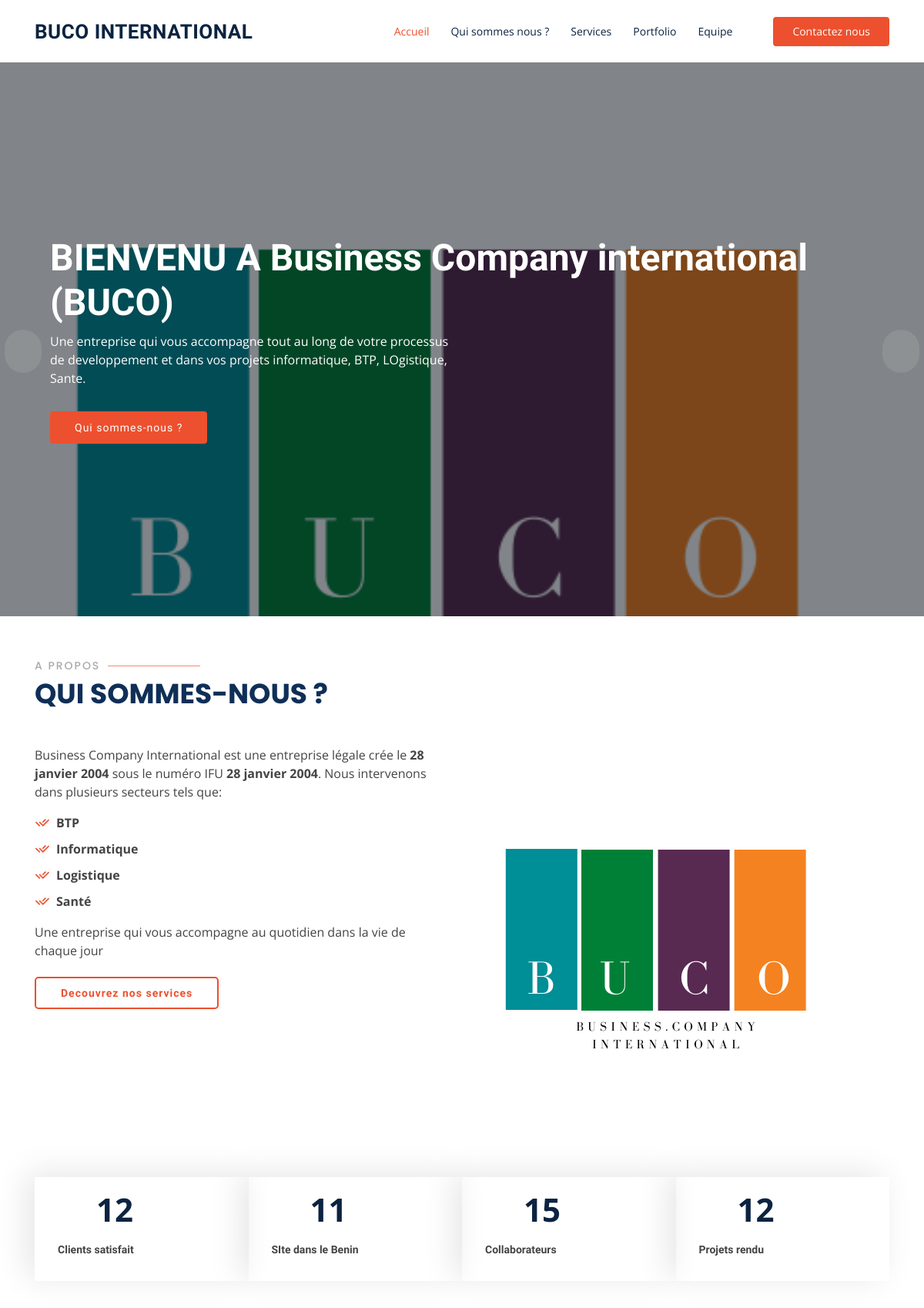
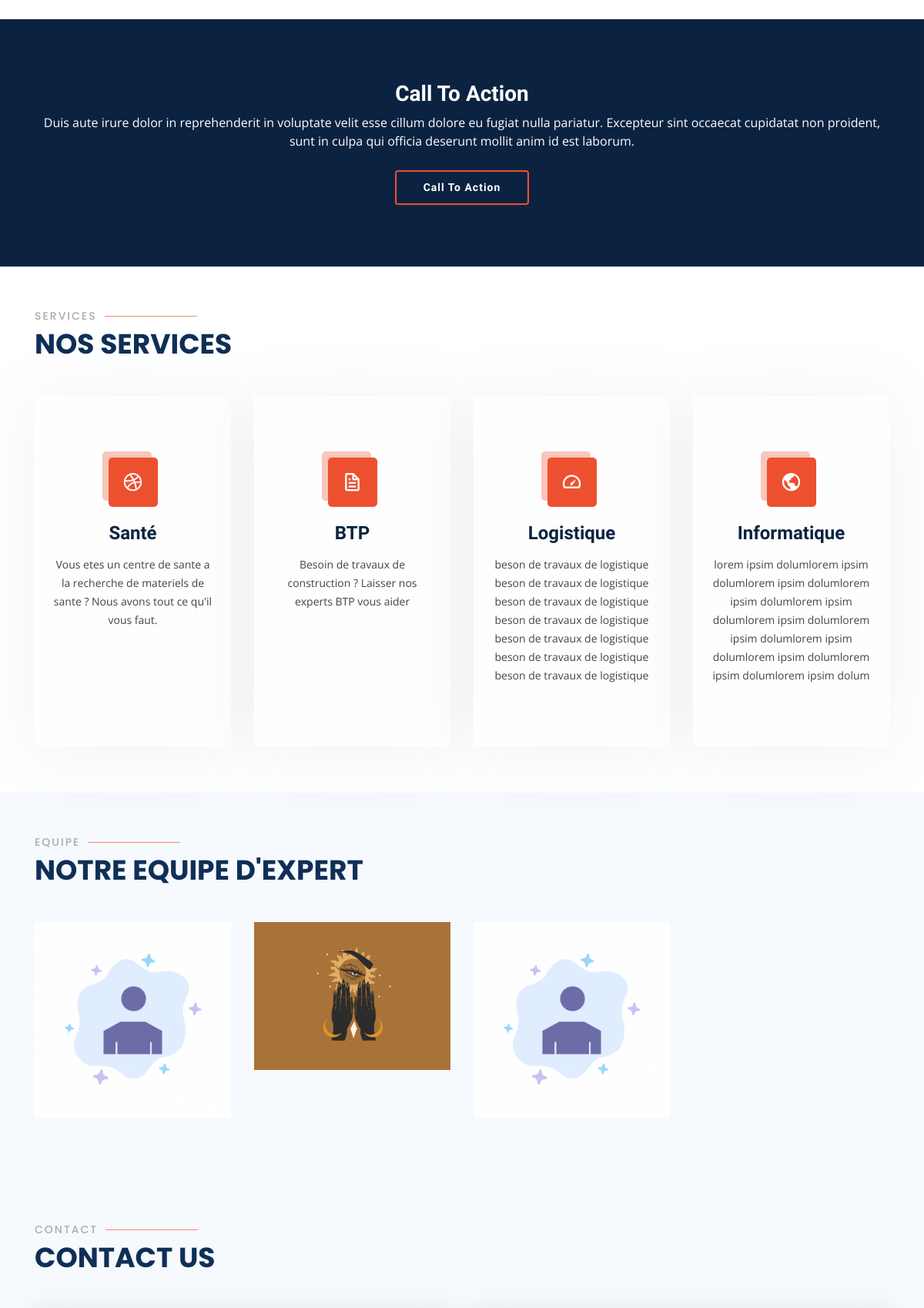
The page / (upper part) on the database its author committed (2 pictures, top to bottom).
### landinpage/models.py (models this page shows, shortened)
class MainSection(models.Model):
    title = models.CharField(max_length=200)
    description = models.TextField()
    img = models.ImageField(upload_to='images')

class Sector(models.Model):
    title = models.CharField(max_length=50)
    def __str__(self):
        return self.title

class Stat(models.Model):
    title = models.CharField(max_length=300)
    number = models.IntegerField()

class Service(models.Model):
    title = models.CharField(max_length=150)
    description = models.TextField()
    def get_absolute_url(self):
        return reverse('landinpage:portofolio', args=[self.title])

class Team(models.Model):
    name = models.CharField(max_length=250)
    fonction = models.CharField(max_length=200)
    sector = models.ForeignKey(Sector, on_delete=models.CASCADE, related_name='team')
    team_img = models.ImageField(upload_to='team')

### landinpage/views.py (the view)
# urls.py: path('', views.index, name='index'),
def index(request):
    sections = MainSection.objects.all()
    sectors = Sector.objects.order_by('title')
    stats = Stat.objects.all()
    services = Service.objects.all()
    teams = Team.objects.all()
    infos = BucoInfo.objects.first()
    sent = False
    if request.method == 'POST':
        form = EmailPostForm(request.POST)
        if form.is_valid():
            cd = form.cleaned_data
            subject = f"Mail de :{cd['name']}" + f' Objet du message:' + cd['subject']
            message = cd['message']
            email = cd['email']
            send_mail(subject, message, email, ['buco@gmail.com'])
            sent = True
    else:
        form = EmailPostForm()
    data = {
            'sections': sections,
            'sectors': sectors,
            'stats': stats,
            'services': services,
            'teams': teams,
            'infos': infos,
            'sent': sent,
            'form': form,
        }
    return render(request, 'landinpage/index.html', data)

### landinpage/templates/landinpage/index.html (shortened to what this page needs)
{% extends "landinpage/base.html" %}
{% load static %}
{% block hero %}
  <section id="hero">
    <div id="heroCarousel" class="carousel slide carousel-fade" data-ride="carousel">
      <div class="carousel-inner" role="listbox">
        {% for section in sections %}
          <div class="carousel-item active" style="background-image: url({{section.img.url}})">
            <div class="carousel-container">
              <div class="container">
                <h2 class="animate__animated animate__fadeInDown"> {{section.title}} </h2>
                <p class="animate__animated animate__fadeInUp">{{section.description}}.</p>
                <a href="#about" class="btn-get-started animate__animated animate__fadeInUp scrollto">Qui sommes-nous &#63;</a>
              </div>
            </div>
          </div>
        {% endfor %}
      </div>
      <a class="carousel-control-prev" href="#heroCarousel" role="button" data-slide="prev">
        <span class="carousel-control-prev-icon icofont-simple-left" aria-hidden="true"></span>
      </a>
      <a class="carousel-control-next" href="#heroCarousel" role="button" data-slide="next">
        <span class="carousel-control-next-icon icofont-simple-right" aria-hidden="true"></span>
      </a>
    </div>
  </section>
{% endblock %}
{% block main %}
    <section id="about" class="about">
      <div class="container" data-aos="fade-up">
        <div class="section-title">
          <h2>A propos</h2>
          <p>Qui sommes-nous &#63;</p>
        </div>
        <div class="row content">
          <div class="col-lg-6">
            <p>
              Business Company International est une entreprise l&eacute;gale cr&eacute;e le <b>28 janvier 2004</b>
              sous le num&eacute;ro IFU <b>28 janvier 2004</b>.
              Nous intervenons dans plusieurs secteurs tels que:
            </p>
            <ul>
              {% for sector  in sectors %}
                <li><i class="ri-check-double-line"></i> <b> {{ sector.title }}  </b></li>
              {% endfor %}
            </ul>
            <p>
              Une entreprise qui vous accompagne au quotidien dans la vie de chaque jour
            </p>
            <a href="#services" class="btn-learn-more">Decouvrez nos services</a>
          </div>
          <div class="col-lg-6 pt-4 pt-lg-0">
            <p>
              <img src=" {% static 'img/logo.png' %}" class="responsive">
            </p>
          </div>
        </div>
      </div>
    </section>
    <section id="counts" class="counts">
      <div class="container" data-aos="fade-up">
        <div class="row no-gutters">
          <div class="col-lg-3 col-md-6 d-md-flex align-items-md-stretch">
            <div class="count-box">
              <i class="icofont-simple-smile"></i>
              <span data-toggle="counter-up"> {{stats.0.number}} </span>
              <p><strong>{{stats.0.title}}</strong> </p>
            </div>
          </div>
          <div class="col-lg-3 col-md-6 d-md-flex align-items-md-stretch">
            <div class="count-box">
              <i class="icofont-document-folder"></i>
              <span data-toggle="counter-up">{{stats.1.number}}</span>
              <p><strong>{{stats.1.title}}</strong> </p>
            </div>
          </div>
          <div class="col-lg-3 col-md-6 d-md-flex align-items-md-stretch">
            <div class="count-box">
              <i class="icofont-live-support"></i>
              <span data-toggle="counter-up">{{stats.2.number}}</span>
              <p><strong>{{stats.2.title}}</strong> </p>
            </div>
          </div>
          <div class="col-lg-3 col-md-6 d-md-flex align-items-md-stretch">
            <div class="count-box">
              <i class="icofont-users-alt-5"></i>
              <span data-toggle="counter-up">{{stats.3.number}}</span>
              <p><strong>{{stats.3.title}}</strong> </p>
            </div>
          </div>
        </div>
      </div>
    </section>
    <section id="cta" class="cta">
      <div class="container" data-aos="zoom-in">
        <div class="text-center">
          <h3>Call To Action</h3>
          <p> Duis aute irure dolor in reprehenderit in voluptate velit esse cillum dolore eu fugiat nulla pariatur. Excepteur sint occaecat cupidatat non proident, sunt in culpa qui officia deserunt mollit anim id est laborum.</p>
          <a class="cta-btn" href="#">Call To Action</a>
        </div>
      </div>
    </section>
    <section id="services" class="services">
      <div class="container" data-aos="fade-up">
        <div class="section-title">
          <h2>Services</h2>
          <p>NOS SERVICES</p>
        </div>
        <div class="row">
         <a href="{{ services.0.get_absolute_url }}">
            <div class="col-lg-3 col-md-6 d-flex align-items-stretch" data-aos="zoom-in" data-aos-delay="100">
              <div class="icon-box">
                <div class="icon"><i class="bx bxl-dribbble"></i></div>
                <h4><a href="{{ services.0.get_absolute_url }}">{{services.0.title}}</a></h4>
                <p>{{services.0.description}} </p>
              </div>
            </div>
          </a>
          <a href="{{ services.1.get_absolute_url }}">
            <div class="col-lg-3 col-md-6 d-flex align-items-stretch" data-aos="zoom-in" data-aos-delay="100">
              <div class="icon-box">
                <div class="icon"><i class="bx bx-file"></i></div>
                <h4><a href="{{ services.1.get_absolute_url }}">{{services.1.title}}</a></h4>
                <p>{{services.1.description}} </p>
              </div>
            </div>
          </a>
           <a href="{{ services.2.get_absolute_url }}">
            <div class="col-lg-3 col-md-6 d-flex align-items-stretch" data-aos="zoom-in" data-aos-delay="100">
              <div class="icon-box">
                <div class="icon"><i class="bx bx-tachometer"></i></div>
                <h4><a href="{{ services.2.get_absolute_url }}">{{services.2.title}}</a></h4>
                <p>{{services.2.description}} </p>
              </div>
            </div>
          </a>
           <a href="{{ services.3.get_absolute_url }}">
            <div class="col-lg-3 col-md-6 d-flex align-items-stretch" data-aos="zoom-in" data-aos-delay="100">
              <div class="icon-box">
                <div class="icon"><i class="bx bx-world"></i></div>
                <h4><a href="{{ services.3.get_absolute_url }}">{{services.3.title}}</a></h4>
                <p>{{services.3.description}} </p>
              </div>
            </div>
          </a>
        </div>
      </div>
    </section>
    <section id="team" class="team section-bg">
      <div class="container" data-aos="fade-up">
        <div class="section-title">
          <h2>Equipe</h2>
          <p>NOTRE EQUIPE D'EXPERT</p>
        </div>
        <div class="row">
          {% for member in teams  %}
            <div class="col-xl-3 col-lg-4 col-md-6">
              <div class="member" data-aos="zoom-in" data-aos-delay="100">
                <img src="{{member.team_img.url}} " class="img-fluid" alt="">
              </div>
            </div>
          {% endfor %}
        </div>
      </div>
    </section>
    <section id="contact" class="contact section-bg">
      <div class="container" data-aos="fade-up">
        <div class="section-title">
          <h2>Contact</h2>
          <p>Contact Us</p>
        </div>
      </div>
    </section>
{% endblock %}

### landinpage/templates/landinpage/base.html (shortened to what this page needs)
{% load static %}
<html>
<head>
    <link href="{% static "css/bootstrap/bootstrap.min.css" %}" rel="stylesheet">
    <link href="{% static "css/icofont/icofont.min.css" %}" rel="stylesheet">
    <link href="{% static "css/boxicon/boxicons.min.css" %}" rel="stylesheet">
    <link href="{% static "css/animate/animate.min.css" %}" rel="stylesheet">
    <link href="{% static "css/remixicon/remixicon.css" %}" rel="stylesheet">
    <link href="{% static "css/venobox/venobox.css" %}" rel="stylesheet">
    <link href="{% static "css/owl/owl.carousel.min.css" %}" rel="stylesheet">
    <link href="{% static "css/style.css" %}" rel="stylesheet">
</head>
<body>
    <header id="header" class="fixed-top">
        <div class="container d-flex align-items-center">
        <h1 class="logo mr-auto"><a href="index.html">BUCO International  </a></h1>
        <nav class="nav-menu d-none d-lg-block">
            <ul>
            <li class="active"><a href="{% url 'landinpage:index' %} ">Accueil</a></li>
            <li><a href="#about">Qui sommes nous ?</a></li>
            <li><a href="#services">Services</a></li>
            <li><a href="#portfolio">Portfolio</a></li>
            <li><a href="#team">Equipe</a></li>
            <li><a href="#contact"></a></li>
            </ul>
        </nav>
        <a href="#about" class="get-started-btn">Contactez nous</a>
        </div>
    </header>
    {% block hero %}
    {% endblock %}
    <main id="main">
        {% block main %}
        {% endblock %}
    </main>
</body>
</html>

### rows shown on the page
MainSection: img (picture), title "BIENVENU A Business Company international (BUCO)", description "Une entreprise qui vous accompagne tout au long de votre processus de developpement et dans vos projets informatique, BTP, LOgistique, Sante"
Sector: title "BTP"
Sector: title "Informatique"
Sector: title "Logistique"
Sector: title "Santé"
Stat: number "12", title "Clients satisfait"
Stat: number "11", title "SIte dans le Benin"
Stat: number "15", title "Collaborateurs"
Stat: number "12", title "Projets rendu"
Service: title "Santé", description "Vous etes un centre de sante a la recherche de materiels de sante ? Nous avons tout ce qu'il vous faut."
Service: title "BTP", description "Besoin de travaux de construction ? Laisser nos experts BTP vous aider"
Service: title "Logistique", description "beson de travaux de logistique beson de travaux de logistique beson de travaux de logistique beson de travaux de logistique beson de travaux de logistique beson de travaux de logistique beson de travaux de logistique"
Service: title "Informatique", description "lorem ipsim dolumlorem ipsim dolumlorem ipsim dolumlorem ipsim dolumlorem ipsim dolumlorem ipsim dolumlorem ipsim dolumlorem ipsim dolumlorem ipsim dolumlorem ipsim dolumlorem ipsim dolum"
Team: team_img (placeholder picture)
Team: team_img (picture)
Team: team_img (picture)
